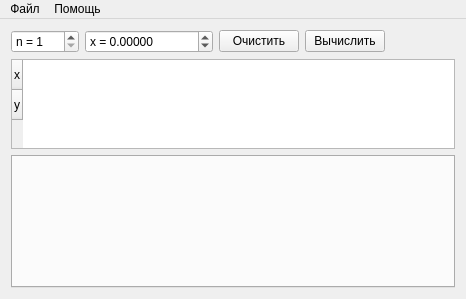
<?xml version="1.0" encoding="UTF-8"?>
<ui version="4.0">
 <class>MainWindow</class>
 <widget class="QMainWindow" name="MainWindow">
  <property name="geometry">
   <rect>
    <x>0</x>
    <y>0</y>
    <width>466</width>
    <height>299</height>
   </rect>
  </property>
  <property name="windowTitle">
   <string>Численные Методы</string>
  </property>
  <widget class="QWidget" name="centralWidget">
   <layout class="QVBoxLayout" name="verticalLayout_2">
    <item>
     <layout class="QVBoxLayout" name="verticalLayout">
      <item>
       <layout class="QGridLayout" name="gridLayout" rowstretch="0,1">
        <item row="0" column="0">
         <widget class="QSpinBox" name="countBox">
          <property name="prefix">
           <string>n = </string>
          </property>
          <property name="minimum">
           <number>1</number>
          </property>
          <property name="maximum">
           <number>102</number>
          </property>
         </widget>
        </item>
        <item row="0" column="2">
         <widget class="QPushButton" name="clearButton">
          <property name="text">
           <string>Очистить</string>
          </property>
         </widget>
        </item>
        <item row="0" column="3">
         <widget class="QPushButton" name="calcButton">
          <property name="text">
           <string>Вычислить</string>
          </property>
         </widget>
        </item>
        <item row="0" column="4">
         <spacer name="horizontalSpacer">
          <property name="orientation">
           <enum>Qt::Horizontal</enum>
          </property>
          <property name="sizeHint" stdset="0">
           <size>
            <width>40</width>
            <height>20</height>
           </size>
          </property>
         </spacer>
        </item>
        <item row="1" column="0" colspan="5">
         <widget class="QTableWidget" name="inputVals">
          <property name="sizePolicy">
           <sizepolicy hsizetype="Expanding" vsizetype="Preferred">
            <horstretch>0</horstretch>
            <verstretch>0</verstretch>
           </sizepolicy>
          </property>
          <property name="maximumSize">
           <size>
            <width>16777215</width>
            <height>90</height>
           </size>
          </property>
          <property name="rowCount">
           <number>2</number>
          </property>
          <row>
           <property name="text">
            <string>x</string>
           </property>
          </row>
          <row>
           <property name="text">
            <string>y</string>
           </property>
          </row>
         </widget>
        </item>
        <item row="0" column="1">
         <widget class="QDoubleSpinBox" name="doubleSpinBox">
          <property name="prefix">
           <string>x = </string>
          </property>
          <property name="decimals">
           <number>5</number>
          </property>
          <property name="minimum">
           <double>-1000000000.000000000000000</double>
          </property>
          <property name="maximum">
           <double>1000000000.000000000000000</double>
          </property>
          <property name="value">
           <double>0.000000000000000</double>
          </property>
         </widget>
        </item>
       </layout>
      </item>
      <item>
       <widget class="QTabWidget" name="tabWidget">
        <property name="sizePolicy">
         <sizepolicy hsizetype="Expanding" vsizetype="Expanding">
          <horstretch>1</horstretch>
          <verstretch>1</verstretch>
         </sizepolicy>
        </property>
        <property name="currentIndex">
         <number>-1</number>
        </property>
       </widget>
      </item>
     </layout>
    </item>
   </layout>
  </widget>
  <widget class="QMenuBar" name="menuBar">
   <property name="geometry">
    <rect>
     <x>0</x>
     <y>0</y>
     <width>466</width>
     <height>24</height>
    </rect>
   </property>
   <widget class="QMenu" name="menu">
    <property name="title">
     <string>Файл</string>
    </property>
    <addaction name="actionExit"/>
   </widget>
   <widget class="QMenu" name="menu_2">
    <property name="title">
     <string>Помощь</string>
    </property>
    <addaction name="actionAbout"/>
    <addaction name="actionQt"/>
   </widget>
   <addaction name="menu"/>
   <addaction name="menu_2"/>
  </widget>
  <action name="actionAbout">
   <property name="text">
    <string>О программе...</string>
   </property>
  </action>
  <action name="actionQt">
   <property name="text">
    <string>О Qt...</string>
   </property>
  </action>
  <action name="actionExit">
   <property name="text">
    <string>Выход</string>
   </property>
  </action>
  <action name="actionClear">
   <property name="text">
    <string>Очистить</string>
   </property>
  </action>
 </widget>
 <layoutdefault spacing="6" margin="11"/>
 <resources/>
 <connections>
  <connection>
   <sender>clearButton</sender>
   <signal>clicked()</signal>
   <receiver>inputVals</receiver>
   <slot>clear()</slot>
   <hints>
    <hint type="sourcelabel">
     <x>115</x>
     <y>50</y>
    </hint>
    <hint type="destinationlabel">
     <x>115</x>
     <y>78</y>
    </hint>
   </hints>
  </connection>
 </connections>
</ui>
